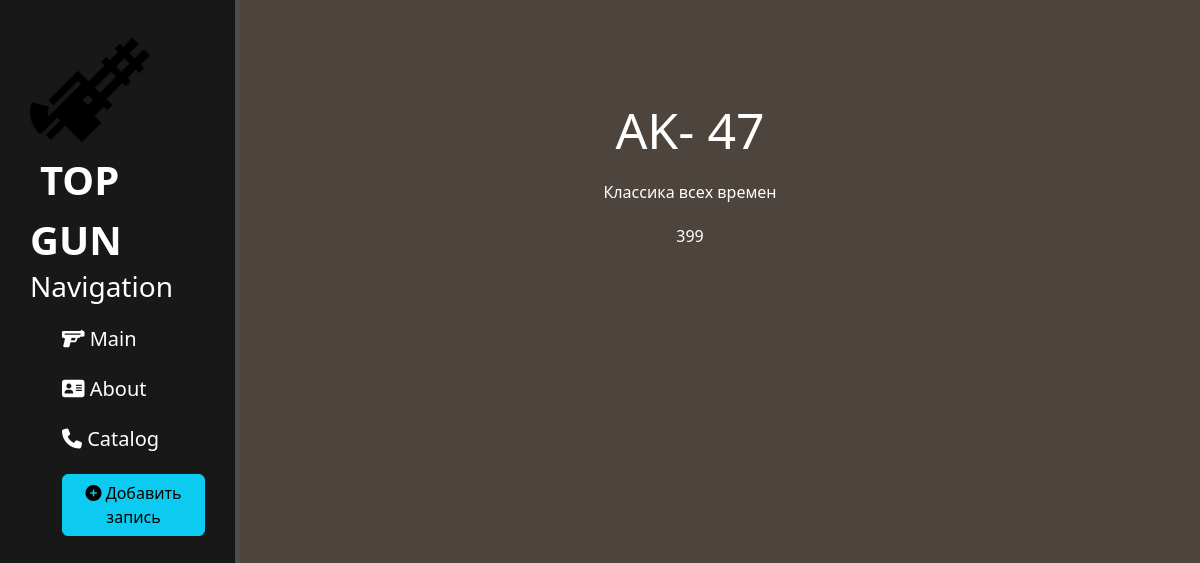
/catalog/2, run on an earlier commit of the app's database.
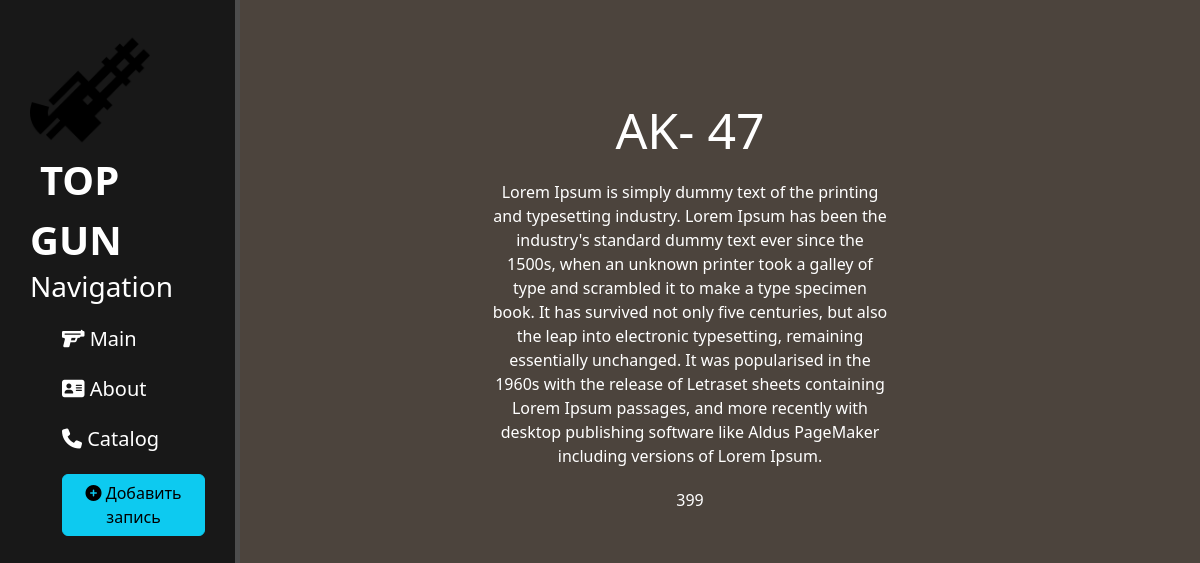
And on a later commit of the database.
### catalog/models.py (models this page shows, shortened)
class Catalog(models.Model):
    title = models.CharField('Name', max_length=50)
    description = models.TextField('description')
    price = models.IntegerField()

### catalog/views.py (the view)
# urls.py: path('<int:pk>', views.CatalogDetailView.as_view(), name='catalog-detail'),
class CatalogDetailView(DetailView):
    model = Catalog
    template_name = 'catalog/details_view.html'
    context_object_name = 'article'

### catalog/templates/catalog/details_view.html (shortened to what this page needs)
{% extends 'main/layout.html'%}
{% block content %}
    <div class="features" >
        <h1>{{ article.title }}</h1>
        <p>{{ article.description }}</p>
        <p>{{ article.price }}</p>
    </div>
{% endblock %}

What changed in the data, as far as the page shows it:
changed Catalog "AK- 47": description "Классика всех времен" → "Lorem Ipsum is simply dummy text of the printing and typesetting industry. Lorem Ipsum has been the industry's standard dummy text ever since the 1500s, when an unknown printer took a galley of type and scrambled it to make a type specimen book. It has survived not only five centuries, but also the leap into electronic typesetting, remaining essentially unchanged. It was popularised in the 1960s with the release of Letraset sheets containing Lorem Ipsum passages, and more recently with desktop publishing software like Aldus PageMaker including versions of Lorem Ipsum."
